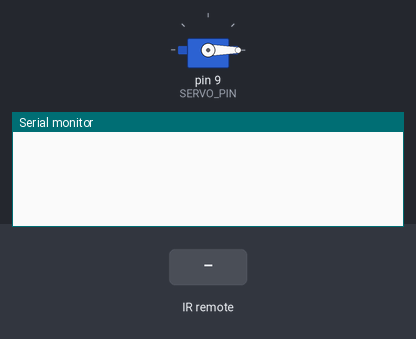
This sketch was run on a simulated Arduino Uno, built with avr-gcc and run on an emulated ATmega328P. Parts: servo, the last lines printed to the serial monitor. The inputs (shaded band) are chosen by the test bench.

Above: at 1.2 s.
1.3 s: infrared code 0xBD42CA8B received
At 2.1 s:
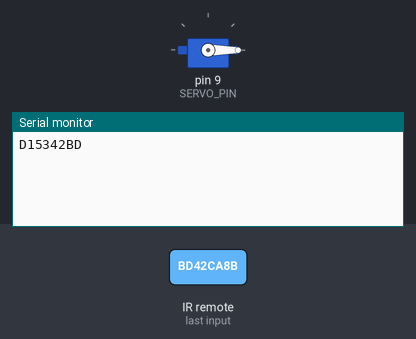
2.8 s: infrared code 0xBC43CA8B received
At 3.2 s:
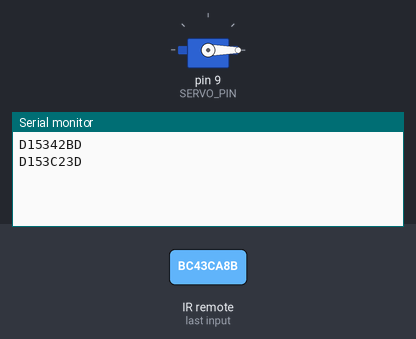

Measured:
- after the input at 1.3 s, the serial monitor: prints a new line at once (image 1)
- after the input at 2.8 s, the serial monitor: prints a new line at once (image 2)

The sketch:

motor_and_ir.ino
```cpp
#include <IRremote.hpp>
#include <Servo.h>

// Pins
const int IR_PIN = 2;
const int SERVO_PIN = 9;

// Servo positions
const int LOCK_POS = 0;
const int UNLOCK_POS = 90;

Servo servo;

// Replace these with your remote’s actual codes
unsigned long BUTTON_UNLOCK = 0xBD42CA8B;  // example
unsigned long BUTTON_LOCK   = 0xBC43CA8B;  // example

void setup() {
  Serial.begin(9600);

  IrReceiver.begin(IR_PIN, ENABLE_LED_FEEDBACK);

  servo.attach(SERVO_PIN);
  servo.write(LOCK_POS);   // start locked
}

void loop() {

  if (IrReceiver.decode()) {

    unsigned long code = IrReceiver.decodedIRData.decodedRawData;
    Serial.println(code, HEX);  // Print code so you can see your real buttons

    // Unlock action
    if (code == BUTTON_UNLOCK) {
      servo.write(UNLOCK_POS);
    }

    // Lock action
    if (code == BUTTON_LOCK) {
      servo.write(LOCK_POS);
    }

    IrReceiver.resume();
  }
}
```
